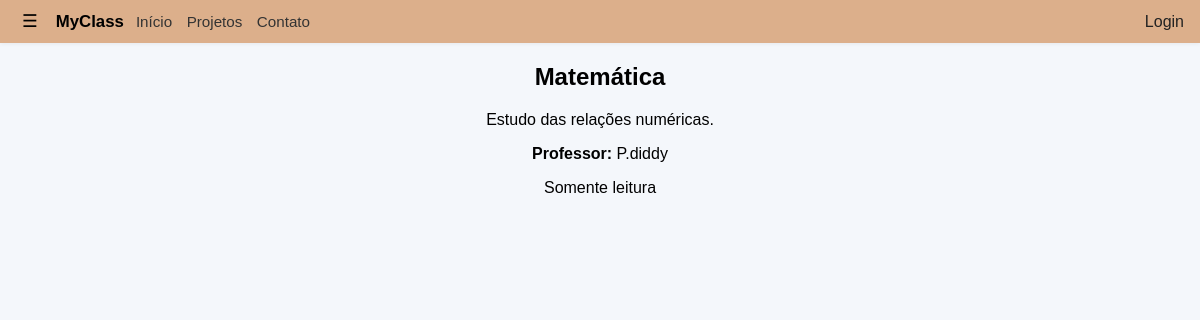
Screenshot of /Front/materiaDetalhes.php?id=2 with the database file from the repository.
### tables this page shows
CREATE TABLE `materias` (
  `idMateria` int(11) NOT NULL,
  `nomeMateria` varchar(50) NOT NULL,
  `codigoMateria` varchar(225) NOT NULL,
  `tipo` enum('obrigatoria','optativa','eletiva') NOT NULL,
  `cargaHoraria` int(225) NOT NULL,
  `detalhesMateria` varchar(225) NOT NULL,
  `idUsuario` int(11) DEFAULT NULL,
  `stts` enum('ativa','inativa') NOT NULL
);

CREATE TABLE `usuario` (
  `idUsuario` int(11) NOT NULL,
  `nomeUsuario` varchar(225) NOT NULL,
  `identificador` int(15) NOT NULL,
  `senhaUsuario` varchar(225) NOT NULL,
  `tipoUsuario` enum('professor','aluno','coordenacao','admin') NOT NULL,
  `idSala` int(11) DEFAULT NULL
);

### Front/materiaDetalhes.php (the view, shortened to what this page needs)
<?php
require_once __DIR__ . '/../Back/conexao.php';
$materia = null;
if (empty($_GET['id'])) {
    $error = 'Matéria não especificada.';
} else {
    $id = (int) $_GET['id'];
    $sql = 'SELECT m.idMateria, m.nomeMateria, m.detalhesMateria, m.idUsuario AS professorId, u.nomeUsuario AS professorName
            FROM materias m
            LEFT JOIN usuario u ON m.idUsuario = u.idUsuario
            WHERE m.idMateria = ? LIMIT 1';
    if ($stmt = $conn->prepare($sql)) {
        $stmt->bind_param('i', $id);
        $stmt->execute();
        $res = $stmt->get_result();
        $materia = $res->fetch_assoc();
    } else {
        $error = 'Erro ao preparar consulta.';
    }
}
?>
<!DOCTYPE html>
<html lang="pt-BR">
<head>
    <link rel="stylesheet" href="../css/materias.css">
</head>
<body>
    <header>
        <?php include 'sidebar.php'; ?>
    </header>
    <main>
        <?php if (!empty($error)): ?>
            <div class="card"><p><?php echo htmlspecialchars($error); ?></p></div>
        <?php else: ?>
            <section id="title">
                <h1 ><?php echo htmlspecialchars($materia['nomeMateria']); ?></h1>
                <p><?php echo nl2br(htmlspecialchars($materia['detalhesMateria'])); ?></p>
                <p><strong>Professor:</strong> <?php echo htmlspecialchars($materia['professorName'] ?? '—'); ?></p>
                <div style="margin-top:12px;">
                    <?php
                    if ($user) {
                        $tipo = isset($user['tipoUsuario']) ? $user['tipoUsuario'] : '';
                        $isOwner = ((int)$user['idUsuario'] === (int)$materia['professorId']);
                        } elseif ($tipo === 'dev' || $tipo === 'coordenacao' || $tipo === 'admin' || $tipo === 'professor' && $isOwner) {
                            ?>
                            <a class="btn-edit" href="editarMateria.php?id=<?php echo urlencode($materia['idMateria']); ?>">Editar</a>
                            <?php
                        } else {
                            echo '<span class="badge">Somente leitura</span>';
                    }
                    ?>
                </div>
            </section>
        <?php endif; ?>
    </main>
</body>
</html>

### css/materias.css (style rules this page uses)
#title { text-align: center; margin-top: 20px; }

### css/sidebar.css (style rules this page uses)
:root { --sidebar-accent: #dcaf8b; --sidebar-bg-start: #fffaf5; --sidebar-bg-end: #f1e6dc; --text-color: #222; --muted-color: #6b6b6b; --app-bg: #f4f7fb; }
body.app-bg { background: var(--app-bg); margin: 0; min-height: 100vh; font-family: Arial, Helvetica, sans-serif; }
body { margin: 0; font-family: Arial, sans-serif; }

### rows the page displays
materias: nomeMateria "Matemática", detalhesMateria "Estudo das relações numéricas.", idUsuario.nomeUsuario "P.diddy"
